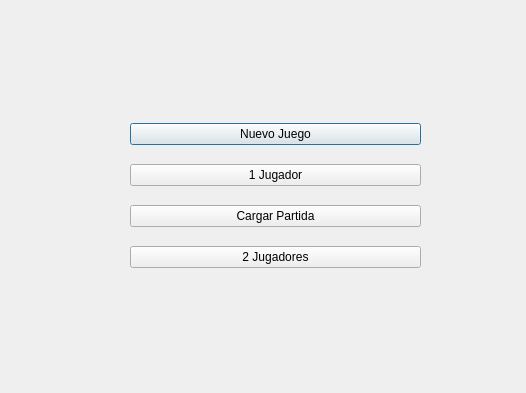
<?xml version="1.0" encoding="UTF-8"?>
<ui version="4.0">
 <class>Login</class>
 <widget class="QDialog" name="Login">
  <property name="geometry">
   <rect>
    <x>0</x>
    <y>0</y>
    <width>526</width>
    <height>393</height>
   </rect>
  </property>
  <property name="windowTitle">
   <string>Dialog</string>
  </property>
  <widget class="QWidget" name="layoutWidget_2">
   <property name="geometry">
    <rect>
     <x>130</x>
     <y>110</y>
     <width>291</width>
     <height>171</height>
    </rect>
   </property>
   <layout class="QVBoxLayout" name="verticalLayout_2">
    <item>
     <widget class="QPushButton" name="NewGame">
      <property name="text">
       <string>Nuevo Juego</string>
      </property>
     </widget>
    </item>
    <item>
     <widget class="QPushButton" name="J1">
      <property name="text">
       <string>1 Jugador</string>
      </property>
     </widget>
    </item>
    <item>
     <widget class="QPushButton" name="LoadGame">
      <property name="text">
       <string>Cargar Partida</string>
      </property>
     </widget>
    </item>
    <item>
     <widget class="QPushButton" name="J2">
      <property name="text">
       <string>2 Jugadores</string>
      </property>
     </widget>
    </item>
   </layout>
  </widget>
 </widget>
 <resources/>
 <connections/>
</ui>
